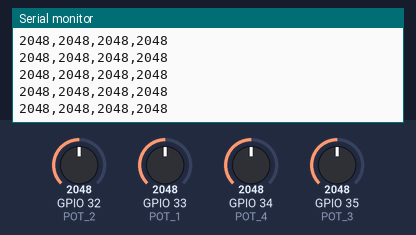
The sketch below on a simulated ESP32. Shown: the last lines printed to the serial monitor. Inputs (shaded band) come from the test bench; at power-on: GPIO 32 (POT_2) = 2048, GPIO 33 (POT_1) = 2048, GPIO 34 (POT_4) = 2048, GPIO 35 (POT_3) = 2048.

Above: at 1.2 s.
1.3 s: GPIO 32 (POT_2) set to 2866
At 2.4 s:
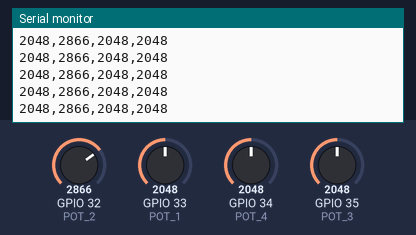
2.8 s: GPIO 33 (POT_1) set to 2866
At 3.7 s:
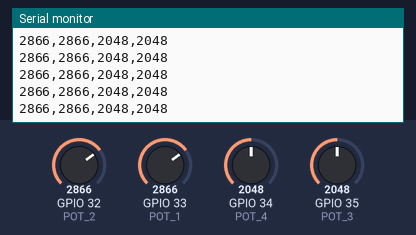
4.3 s: GPIO 34 (POT_4) set to 2866
At 4.8 s:
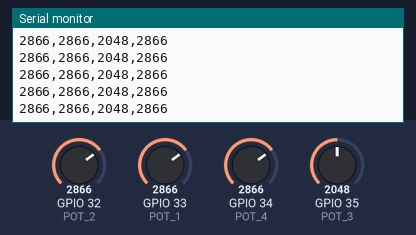
5.8 s: GPIO 35 (POT_3) set to 2866
At 6.6 s:
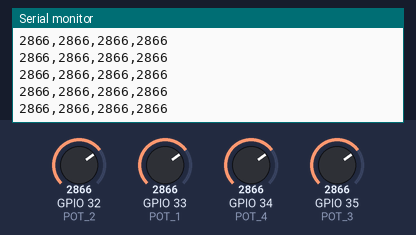
7.3 s: GPIO 32 (POT_2) set to 3972
At 8.4 s:
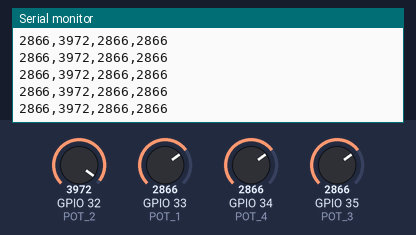
8.8 s: GPIO 33 (POT_1) set to 3972
At 9.8 s:
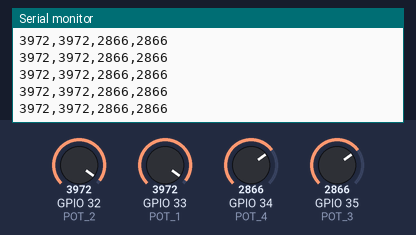
Timing chart, 0 to 11.3 s (numbered marks = the images above; inputs shaded):
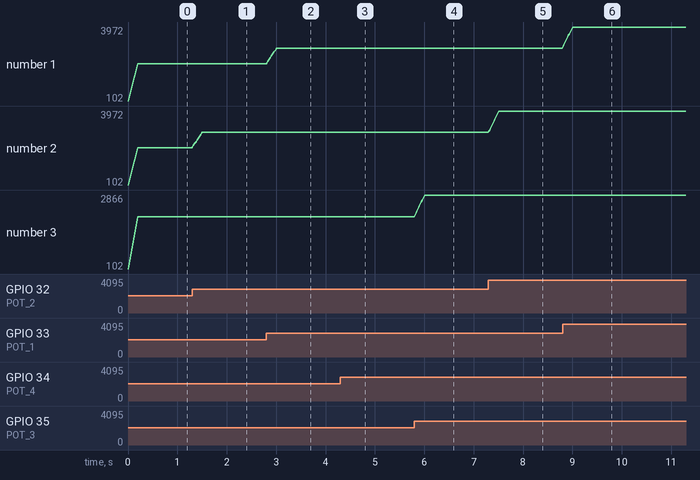

The sketch:

ESP32_Potentiometer_Reader_Arm.ino
```cpp
// ESP32 4-Potentiometer Reader for ROS2
// d33 - pot_1 (joint_1)
// d32 - pot_2 (joint_2)
// d35 - pot_3 (joint_3)
// d34 - pot_4 (gripper/joint_4)

const int POT_1 = 33;
const int POT_2 = 32;
const int POT_3 = 35;
const int POT_4 = 34;

const int BAUD_RATE = 115200;
const int READ_DELAY = 10;

// Moving average filter
const int FILTER_SIZE = 20;
int readings_1[FILTER_SIZE];
int readings_2[FILTER_SIZE];
int readings_3[FILTER_SIZE];
int readings_4[FILTER_SIZE];

int readIndex = 0;
int total_1 = 0;
int total_2 = 0;
int total_3 = 0;
int total_4 = 0;

void setup() {
  Serial.begin(BAUD_RATE);
  pinMode(POT_1, INPUT);
  pinMode(POT_2, INPUT);
  pinMode(POT_3, INPUT);
  pinMode(POT_4, INPUT);

  // Initialize filter arrays
  for (int i = 0; i < FILTER_SIZE; i++) {
    readings_1[i] = 0;
    readings_2[i] = 0;
    readings_3[i] = 0;
    readings_4[i] = 0;
  }

  Serial.println("ESP32 4-Pot Ready");
}

void loop() {
  // Read all potentiometers
  int raw_1 = analogRead(POT_1);
  int raw_2 = analogRead(POT_2);
  int raw_3 = analogRead(POT_3);
  int raw_4 = analogRead(POT_4);

  // Apply moving average filter for pot_1
  total_1 = total_1 - readings_1[readIndex];
  readings_1[readIndex] = raw_1;
  total_1 = total_1 + readings_1[readIndex];

  // Apply moving average filter for pot_2
  total_2 = total_2 - readings_2[readIndex];
  readings_2[readIndex] = raw_2;
  total_2 = total_2 + readings_2[readIndex];

  // Apply moving average filter for pot_3
  total_3 = total_3 - readings_3[readIndex];
  readings_3[readIndex] = raw_3;
  total_3 = total_3 + readings_3[readIndex];

  // Apply moving average filter for pot_4
  total_4 = total_4 - readings_4[readIndex];
  readings_4[readIndex] = raw_4;
  total_4 = total_4 + readings_4[readIndex];

  readIndex = (readIndex + 1) % FILTER_SIZE;

  // Calculate filtered values
  int filtered_1 = total_1 / FILTER_SIZE;
  int filtered_2 = total_2 / FILTER_SIZE;
  int filtered_3 = total_3 / FILTER_SIZE;
  int filtered_4 = total_4 / FILTER_SIZE;

  // Send as comma-separated values
  Serial.print(filtered_1);
  Serial.print(",");
  Serial.print(filtered_2);
  Serial.print(",");
  Serial.print(filtered_3);
  Serial.print(",");
  Serial.println(filtered_4);

  delay(READ_DELAY);
}
```

Measured:
- after the input at 1.3 s, the serial monitor: prints a new line at once (image 1)
- after the input at 2.8 s, the serial monitor: prints a new line at once (image 2)
- after the input at 4.3 s, the serial monitor: prints a new line at once (image 3)
- after the input at 5.8 s, the serial monitor: prints a new line at once (image 4)
- after the input at 7.3 s, the serial monitor: prints a new line at once (image 5)
- after the input at 8.8 s, the serial monitor: prints a new line at once (image 6)
- plotted number 2: 2048 → 2866 after the input at 1.3 s, 2866 → 3972 after the input at 7.3 s
